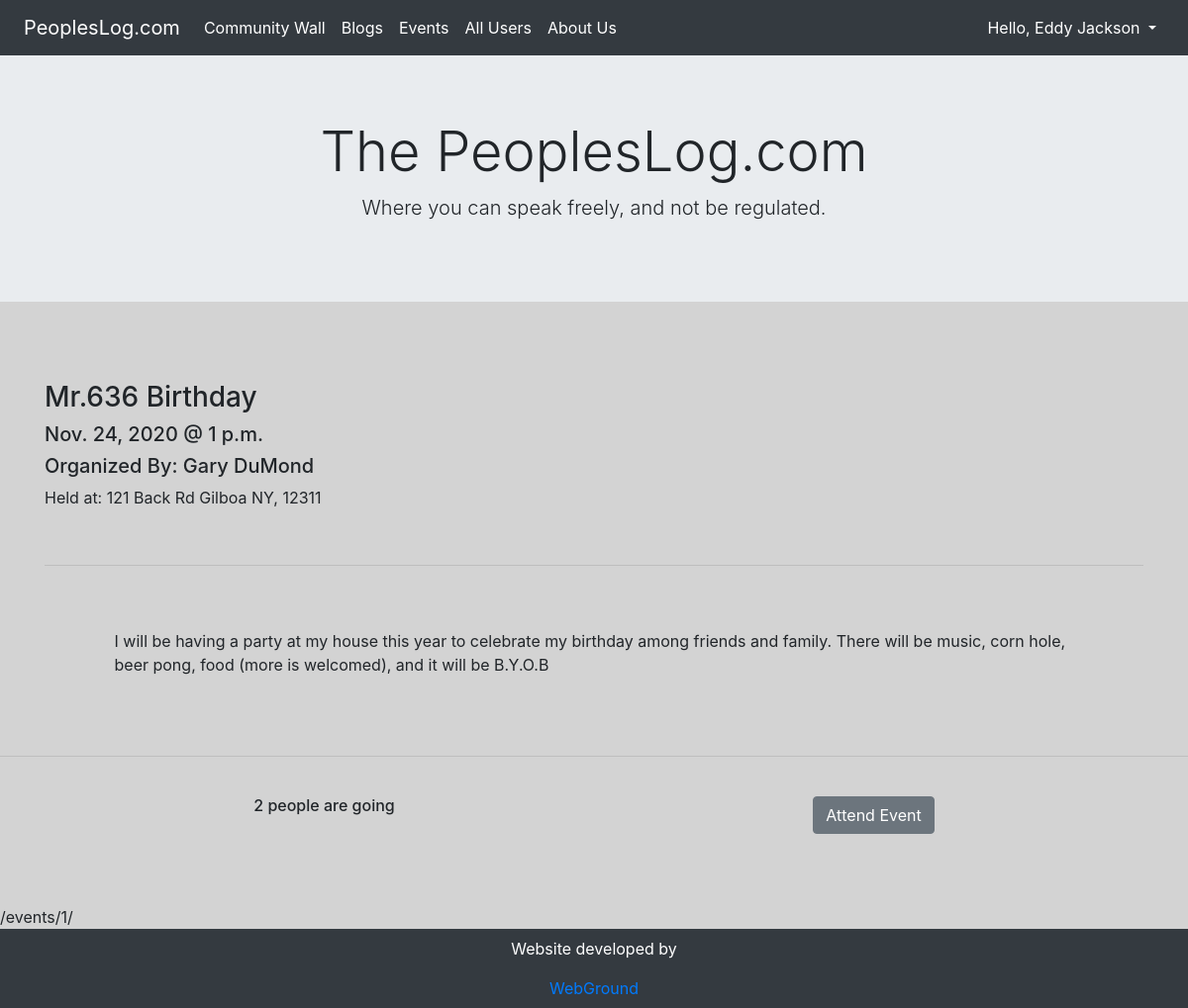
Screenshot of /events/1/ (signed in) with the database file from the repository.
### users/models.py (models this page shows, shortened)
class Account(AbstractBaseUser):
    first_name = models.CharField(verbose_name='first name', max_length=50)
    last_name = models.CharField(verbose_name='last name', max_length=50)
    email = models.EmailField(verbose_name='email', max_length=250, unique=True)
    birth_date = models.DateField(verbose_name='birth date', auto_now=False, auto_now_add=False, blank=False)
    user_image = models.ImageField(verbose_name='picture', upload_to='user_img', null=True, blank=True)
    bio = models.TextField(max_length=500, blank=True)
    hobbies = models.CharField(verbose_name='hobbies', max_length=500, blank=True)
    favorite_tv = models.CharField(verbose_name='favorite tv', max_length=500, blank=True)
    favorite_books = models.CharField(verbose_name='favorite books', max_length=500, blank=True)
    work = models.CharField(verbose_name='employment', max_length=500, blank=True)
    schools = models.CharField(verbose_name='studies', max_length=500, blank=True)
    username = models.CharField(max_length=50, unique=True)
    date_joined = models.DateTimeField(verbose_name='date joined', auto_now_add=True)
    last_login = models.DateTimeField(verbose_name='last login', auto_now=True)
    is_admin = models.BooleanField(default=False)
    is_active = models.BooleanField(default=True)
    is_staff = models.BooleanField(default=False)
    is_superuser = models.BooleanField(default=False)
    USERNAME_FIELD = 'email'
    REQUIRED_FIELDS = ['first_name','last_name','username','birth_date']
    objects = MyAccountManager()
    class Meta:
        ordering = ('first_name','last_name', 'email')
    def __str__(self):
        return self.first_name + ' ' + self.last_name

### events/models.py (models this page shows, shortened)
class Event(models.Model):
    title = models.CharField(max_length=150, blank=False)
    event_location = models.CharField(max_length=500, blank=True, null=True)
    description = models.TextField(blank=False)
    event_creator = models.ForeignKey('users.Account',on_delete=models.CASCADE)
    attendace = models.IntegerField(default=0)
    event_date = models.DateField(auto_now=False,auto_now_add=False,blank=False)
    event_time = models.TimeField(auto_now=False,auto_now_add=False,blank=False)
    create_date = models.DateField(auto_now_add=True)
    class Meta:
        ordering = ('event_date', 'title', 'create_date')
        verbose_name = 'event'
        verbose_name_plural = 'events'
    def is_still_active(self): # This checks to see if the Event already happened
        import datetime
        return datetime.date.today() < self.event_date # returns True or False
    is_still_active = property(is_still_active) # sets this result as model property that can be called

### events/views.py (the view, shortened to what this page needs)
# urls.py: path('events/<id>/', views.single_event_view),
@login_required(redirect_field_name='next', login_url='signin')
def single_event_view(request,id):
    event_id = Event.objects.get(id=id)
    event_attendance = EventAttendance.objects.filter(event=id)
    is_user_going = False
    for ea in event_attendance:
        if str(ea)==str(request.user):
            is_user_going = True
    event_attendance_form = EventAttendanceForm(initial={'event':id,'user': request.user})
    context = {
        'event_id': event_id,
        'event_attendance_form': event_attendance_form,
        'is_user_going': is_user_going,
    }
    return render(request, 'full_event.html', context)

### events/models.py (called while the page is built)
    def __str__(self):
        return str(self.user)

### events/templates/full_event.html (shortened to what this page needs)
{% extends 'base.html' %}
{% block content %}
  <br><br>
  <div class="container">
    <h3>{{event_id.title}}</h3>
    <h5>{{event_id.event_date}} @ {{event_id.event_time}}</h5>
    <h5>Organized By: {{event_id.event_creator}}</h5>
    <p>Held at: {{event_id.event_location}}</p>
    <br><hr><br><br>
     <div style="width: 90%;" class="container">
       <p>{{event_id.description}}</p>
     </div>
  </div>
  <br><br><hr><br>
  <div class="container d-flex justify-content-around">
    <h6>{{event_id.attendace}} people are going</h6>
    {% if is_user_going %}
      <button class="btn btn-secondary">Already Going</button>
    {% else %}
      <form method="POST">
        <button type="submit" class="btn btn-secondary">Attend Event</button>
      </form>
    {% endif %}
  </div>
  <br><br><br>
{% endblock %}

### templates/navbar.html (shortened to what this page needs)
<nav class="navbar navbar-expand-lg navbar-dark bg-dark px-4">
  <a class="navbar-brand" href="{% url 'communityWall' %}">PeoplesLog.com</a>
  <div class="collapse navbar-collapse" id="navbarNav">
    <ul class="navbar-nav">
      <li class="nav-item active">
        <a class="nav-link" href="{% url 'communityWall' %}">Community Wall</a>
      </li>
      <li class="nav-item active">
        <a class="nav-link" href="{% url 'all_blogs' %}">Blogs</a>
      </li>
      <li class="nav-item active">
        <a class="nav-link" href="{% url 'all_events' %}">Events</a>
      </li>
      <li class="nav-item active">
        <a class="nav-link" href="{% url 'userList' %}">All Users</a>
      </li>
      <li class="nav-item active">
        <a class="nav-link" href="{% url 'about_us' %}">About Us</a>
      </li>
    </ul>
    <ul class="navbar-nav ml-auto">
      <li class="nav-item active dropdown">
        <a class="nav-link dropdown-toggle" href="#" id="navbarDropdown" role="button" data-toggle="dropdown" aria-haspopup="true" aria-expanded="false">
          Hello, {{ request.user }}
        </a>
      </li>
    </ul>
  </div>
</nav>

### posts/static/css/base.css (style rules this page uses)
body { background-color: lightgray; }

### rows the page displays
Account: user "Eddy Jackson"
Event: title "Mr.636 Birthday", event_date "Nov. 24, 2020", event_time "1 p.m.", event_creator "Gary DuMond", event_location "121 Back Rd Gilboa NY, 12311", description "I will be having a party at my house this year to celebrate my birthday among friends and family. There will be music, corn hole, beer pong, food (more is welcomed), and it will be B.Y.O.B", attendace "2"

### other values shown
{{ request.get_full_path }} "/events/1/"
